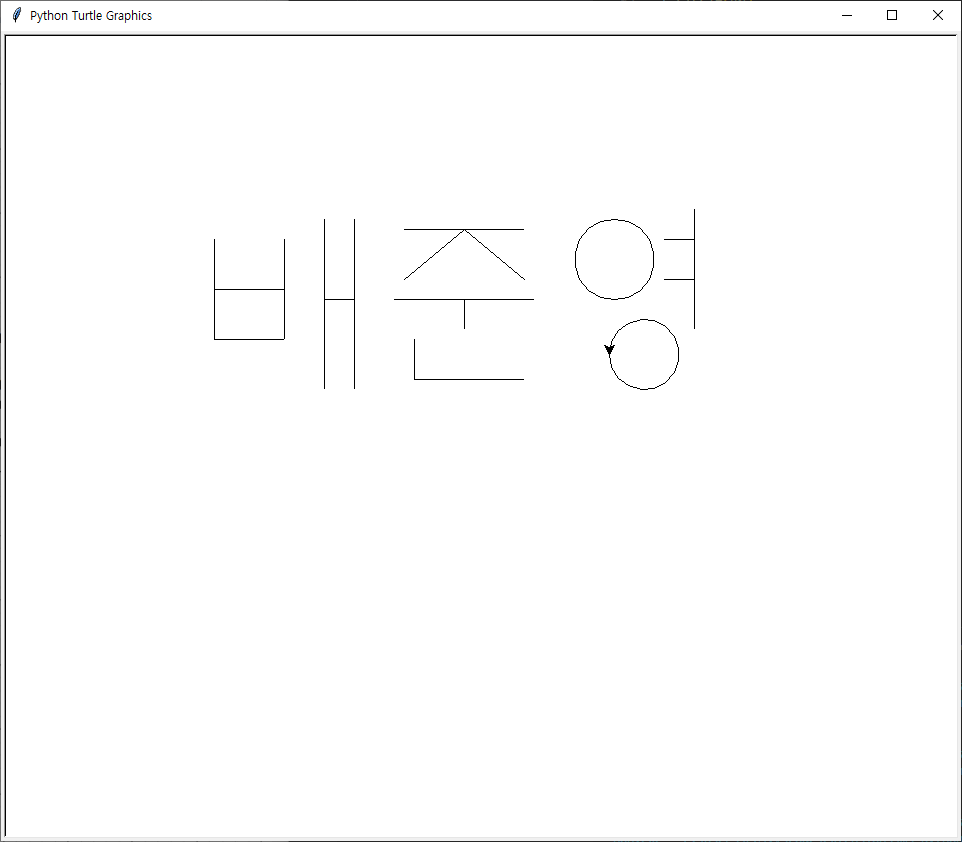

Source code (Python):
import turtle

t = turtle.Turtle()
t.shape()

#배
t.penup()
t.goto(-270,200)
t.pendown()
t.right(90)
t.forward(100)

t.penup()
t.goto(-200, 200)
t.pendown()
t.forward(100)

t.penup()
t.goto(-270, 150)
t.pendown()
t.left(90)
t.forward(70)

t.penup()
t.goto(-270, 100)
t.pendown()
t.forward(70)

t.penup()
t.goto(-160, 220)
t.pendown()
t.right(90)
t.forward(170)

t.penup()
t.goto(-160, 140)
t.pendown()
t.left(90)
t.forward(30)

t.penup()
t.goto(-130, 220)
t.pendown()
t.right(90)
t.forward(170)

#준
t.penup()
t.goto(-80, 210)
t.pendown()
t.left(90)
t.forward(120)

t.penup()
t.goto(-20, 210)
t.pendown()
t.right(140)
t.forward(80)

t.penup()
t.goto(-20, 210)
t.pendown()
t.left(100)
t.forward(80)

t.penup()
t.goto(-90, 140)
t.pendown()
t.left(40)
t.forward(140)

t.penup()
t.goto(-20, 140)
t.pendown()
t.right(90)
t.forward(30)

t.penup()
t.goto(-70, 100)
t.pendown()
t.forward(40)

t.penup()
t.goto(-70, 60)
t.pendown()
t.left(90)
t.forward(110)

#영
t.penup()
t.goto(130, 140)
t.pendown()
t.circle(40)

t.penup()
t.goto(180, 200)
t.pendown()
t.forward(30)

t.penup()
t.goto(180, 160)
t.pendown()
t.forward(30)

t.penup()
t.goto(210, 230)
t.pendown()
t.right(90)
t.forward(120)

t.penup()
t.goto(125, 85)
t.pendown()
t.circle(35)

input("Press any key to exit...")
